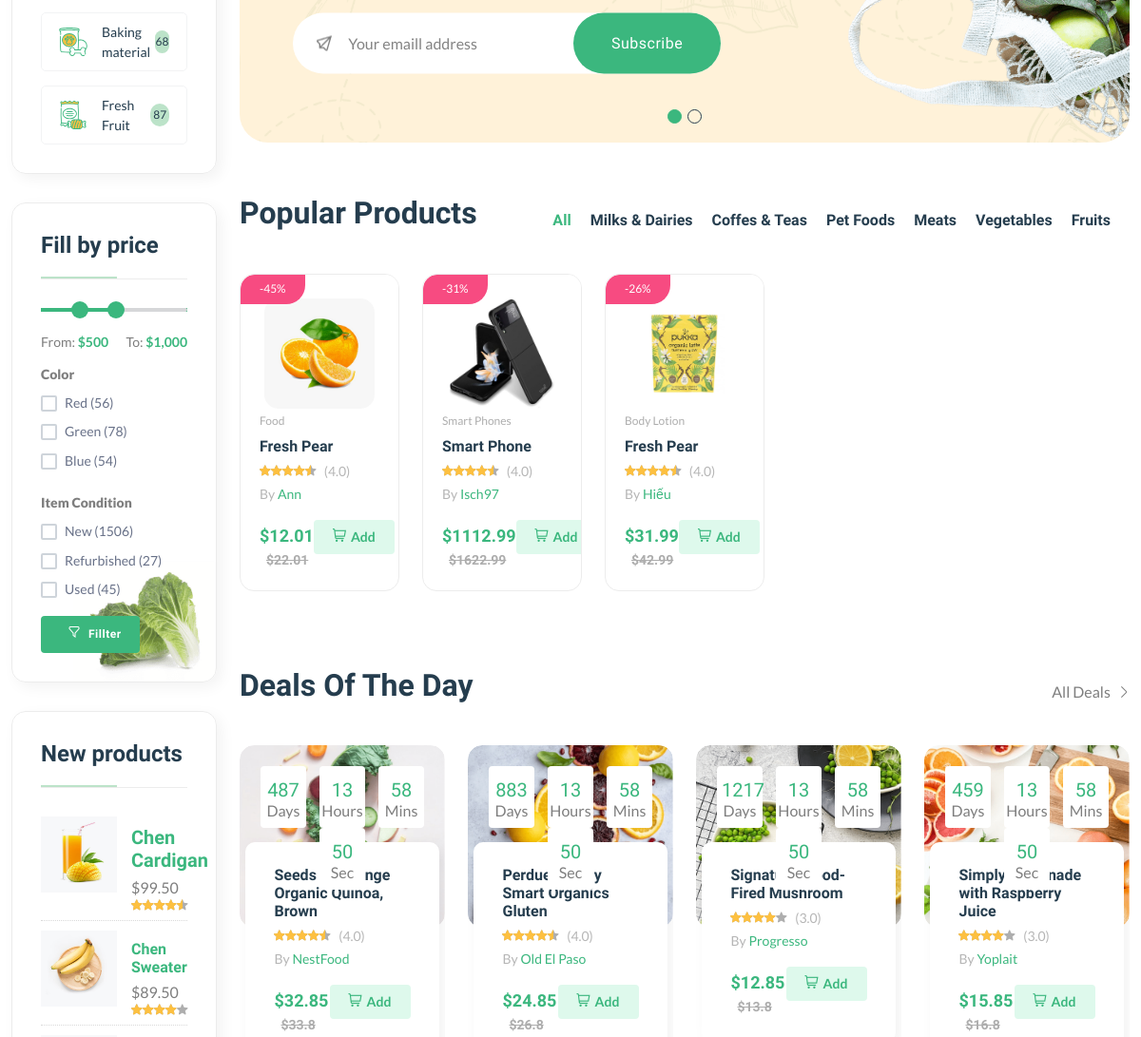
The app's page / (middle part), older data.
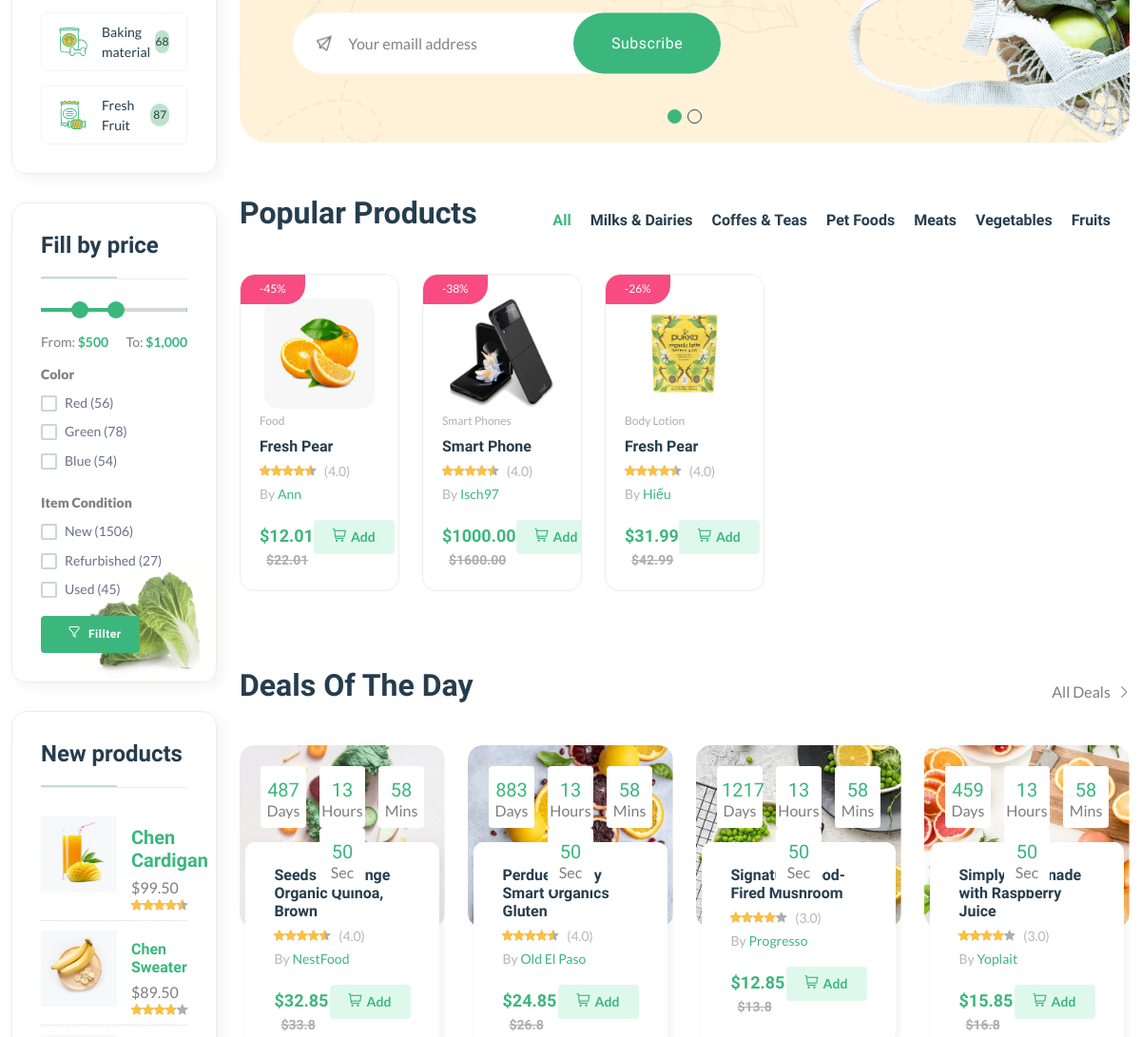
The same page, newer data.
### core/models.py (models this page shows, shortened)
class Product(models.Model):
    pid = ShortUUIDField(unique=True, length=10, max_length=20, alphabet="123123123")
    user = models.ForeignKey(User, on_delete=models.SET_NULL, null=True)
    category = models.ForeignKey(Category, on_delete=models.SET_NULL, null=True, related_name="category")
    vendor = models.ForeignKey(Vendor, on_delete=models.SET_NULL, null=True, related_name="product")
    title = models.CharField(max_length=100, default="Fresh Pear")
    image = models.ImageField(upload_to=user_directory_path, default="product.jpg")
    description = RichTextUploadingField(null=True, blank=True, default="This is the product")
    price = models.DecimalField(max_digits=99999999, decimal_places=2, default="1.99")
    old_price = models.DecimalField(max_digits=99999999, decimal_places=2, default="2.99")
    specifications = RichTextUploadingField(null=True, blank=True)
    type = models.CharField(max_length=100, default="Organic", null=True, blank=True)
    stock_count = models.CharField(max_length=100, default="8", null=True, blank=True)
    life = models.CharField(max_length=100, default="100 Days", null=True, blank=True)
    mfd = models.DateTimeField(auto_now_add=False, null=True, blank=True)
    tags = TaggableManager(blank=True)
    product_status = models.CharField(choices=STATUS, max_length=10, default="in_review")
    status = models.BooleanField(default=True)
    in_stock = models.BooleanField(default=True)
    featured = models.BooleanField(default=False)
    digital = models.BooleanField(default=True)
    sku = ShortUUIDField(unique=True, length=4, max_length=20, prefix="sku", alphabet="123123123")
    date = models.DateTimeField(auto_now_add=True)
    update = models.DateTimeField(null=True, blank=True)
    class Meta:
            verbose_name_plural = "Products"
    def get_precentage(self):
        discountPercent = 100 - (self.price / self.old_price) * 100
        return discountPercent

class Category(models.Model):
    cid = ShortUUIDField(unique=True, length=10, max_length=20, prefix="cart", alphabet="123123123")
    title = models.CharField(max_length=100, default="Food")
    image = models.ImageField(upload_to="category", default="category.jpg")
    class Meta:
        verbose_name_plural = "Categories"

class Vendor(models.Model):
    vid = ShortUUIDField(unique=True, length=10, max_length=20, prefix="ven", alphabet="123123123")
    title = models.CharField(max_length=100, default="Nestify")
    image = models.ImageField(upload_to=user_directory_path, default="vendor.jpg")
    cover_image = models.ImageField(upload_to=user_directory_path, default="vendor.jpg")
    description = RichTextUploadingField(null=True, blank=True, default="Amazing Vendor")
    address = models.CharField(max_length=100, default="100 Main Street.")
    contact = models.CharField(max_length=100, default="08657780026")
    chat_resp_time = models.CharField(max_length=100, default="100")
    shipping_on_time = models.CharField(max_length=100, default="100")
    authentic_rating = models.CharField(max_length=100, default="100")
    days_return= models.CharField(max_length=100, default="100")
    warranty_peridod = models.CharField(max_length=100, default="100")
    user = models.ForeignKey(User, on_delete=models.SET_NULL, null=True)
    date = models.DateTimeField(auto_now_add=True, null=True, blank=True)
    class Meta:
        verbose_name_plural = "Vendors"

### core/views.py (the view)
# urls.py: path("", index, name="index"),
def index(request):
    products = Product.objects.filter(product_status = "published", featured=True)
    context = {
        "products":products
    }
    return render(request, 'core/index.html', context)

### core/context_processor.py (called while the page is built)
def default (request):
    categories = Category.objects.all()
    vendors = Vendor.objects.all()
    min_max_price = Product.objects.aggregate(Min("price"), Max("price"))
    try:
        address = Address.objects.get(user=request.user)
    except:
        address = None
    return {
        'categories': categories,
        'address': address,
        'vendors': vendors,
        'min_max_price': min_max_price,
    }

### templates/core/index.html (shortened to what the changed rows need)
{% extends 'partials/base.html' %}
{% load static %}
{% block content%}
    <main class="main">
        <div class="container mb-30">
            <div class="row flex-row-reverse">
                <div class="col-lg-4-5">
                    <section class="product-tabs section-padding position-relative">
                        <div class="tab-content" id="myTabContent">
                            <div class="tab-pane fade show active" id="tab-one" role="tabpanel" aria-labelledby="tab-one">
                                <div class="row product-grid-4">
                                    {% for p in products %}
                                    <div class="col-lg-1-5 col-md-4 col-12 col-sm-6">
                                        <div class="product-cart-wrap mb-30">
                                            <div class="product-img-action-wrap">
                                                <div class="product-img product-img-zoom">
                                                    <a href="{%url 'core:product-detail' p.pid %}">
                                                        <img class="default-img" src="{{ p.image.url }}" alt="" />
                                                    </a>
                                                </div>
                                                <div class="product-badges product-badges-position product-badges-mrg">
                                                    <span class="hot">-{{ p.get_precentage| floatformat:0 }}%</span>
                                                </div>
                                            </div>
                                            <div class="product-content-wrap">
                                                <div class="product-category">
                                                    <a href="{% url 'core:category-product-list' p.category.cid %}">{{ p.category.title }}</a>
                                                </div>
                                                <h2><a href="{%url 'core:product-detail' p.pid %}">{{p.title}}</a></h2>
                                                <div class="product-rate-cover">
                                                    <div class="product-rate d-inline-block">
                                                        <div class="product-rating" style="width: 90%"></div>
                                                    </div>
                                                    <span class="font-small ml-5 text-muted"> (4.0)</span>
                                                </div>
                                                <div>
                                                    <span class="font-small text-muted">By <a href="vendor-details-1.html">{{ p.vendor.title }}</a></span>
                                                </div>
                                                <div class="product-card-bottom">
                                                    <div class="product-price">
                                                        <span>$</span><span class="current-product-price-{{p.id}}">{{p.price}}</span>
                                                        <span class="old-price">${{p.old_price}}</span>
                                                    </div>
                                                    <div class="add-cart">
                                                        <button class="add add-to-cart-btn" data-index={{p.id}} style="border: none; color: #3BB77E;" id="add-to-cart-btn"><i class="fi-rs-shopping-cart mr-5"></i>Add </button>
                                                    </div>
                                                </div>
                                            </div>
                                        </div>
                                    </div>
                                    {% endfor  %}
                                </div>
                            </div>
                        </div>
                    </section>
                    <section class="section-padding pb-5">
                        <div class="row">
                            <div class="col-xl-3 col-lg-4 col-md-6">
                                <div class="product-cart-wrap style-2">
                                    <div class="product-content-wrap">
                                        <div class="deals-content">
                                            <h2><a href="shop-product-right.html">Seeds of Change Organic Quinoa, Brown</a></h2>
                                        </div>
                                    </div>
                                </div>
                            </div>
                            <div class="col-xl-3 col-lg-4 col-md-6">
                                <div class="product-cart-wrap style-2">
                                    <div class="product-content-wrap">
                                        <div class="deals-content">
                                            <h2><a href="shop-product-right.html">Perdue Simply Smart Organics Gluten</a></h2>
                                        </div>
                                    </div>
                                </div>
                            </div>
                            <div class="col-xl-3 col-lg-4 col-md-6 d-none d-lg-block">
                                <div class="product-cart-wrap style-2">
                                    <div class="product-content-wrap">
                                        <div class="deals-content">
                                            <h2><a href="shop-product-right.html">Signature Wood-Fired Mushroom</a></h2>
                                        </div>
                                    </div>
                                </div>
                            </div>
                            <div class="col-xl-3 col-lg-4 col-md-6 d-none d-xl-block">
                                <div class="product-cart-wrap style-2">
                                    <div class="product-content-wrap">
                                        <div class="deals-content">
                                            <h2><a href="shop-product-right.html">Simply Lemonade with Raspberry Juice</a></h2>
                                        </div>
                                    </div>
                                </div>
                            </div>
                        </div>
                    </section>
                </div>
            </div>
        </div>
    </main>
{% endblock content %}

Row changes from the older to the newer data that the page shows:
changed Product "Smart Phone": get_precentage "31" → "38"; price "1112.99" → "1000.00"; old_price "1622.99" → "1600.00"
